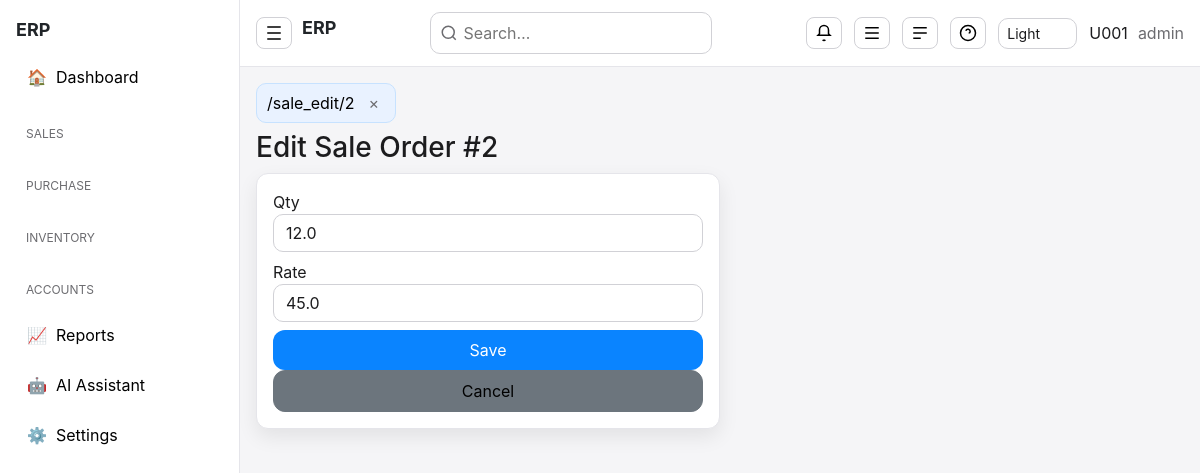
The page /sale_edit/2 (signed in) on the database its author committed.
### tables this page shows
CREATE TABLE sale_orders(
 so_id INTEGER PRIMARY KEY AUTOINCREMENT,
 so_date TEXT,
 acc_id INTEGER,
 item_id INTEGER,
 child_item TEXT,
 qty REAL,
 rate REAL,
 supplied_qty REAL DEFAULT 0,
 amount REAL,
 user_code TEXT
, status TEXT DEFAULT 'OPEN');

### app.py (the view, shortened to what this page needs)
@app.route("/sale_edit/<int:id>", methods=["GET","POST"])
def sale_edit(id):
    if "user" not in session:
        return redirect("/")
    if not can_edit():
        abort(403)
    con = db()
    row = con.execute("""
        SELECT so_id,so_date,acc_id,item_id,qty,rate,supplied_qty,status
        FROM sale_orders WHERE so_id=?
    """, (id,)).fetchone()
    if not row:
        return "Sale Order not found"
    return render_template("sale_edit.html", r=row)

### app.py (called while the page is built)
def db():
    con = getattr(g, "_db", None)
    if con is None:
        con = sqlite3.connect(DB)
        con.row_factory = sqlite3.Row
        g._db = con
    return con

def can_edit():
    return session.get("role") in ["admin","manager"]

### templates/sale_edit.html
{% extends "base.html" %}
{% block content %}
<h3>Edit Sale Order #{{r[0]}}</h3>
<form method="post" class="card p-3 col-6">
<label>Qty</label>
<input name="qty" class="form-control mb-2" value="{{r[4]}}">
<label>Rate</label>
<input name="rate" class="form-control mb-2" value="{{r[5]}}">
<button class="btn btn-primary">Save</button>
<a href="/sale" class="btn btn-secondary">Cancel</a>
</form>
{% endblock %}

### static/css/style.css (style rules this page uses)
body { background:#f5f5f7; font-family: -apple-system,BlinkMacSystemFont, "Segoe UI",Roboto,Ubuntu; }
* { box-sizing:border-box }
body { --center-scale:1 }
.card { background:#ffffff; border-radius:12px; border:1px solid #e5e5ea; box-shadow:0 8px 20px rgba(0,0,0,0.08); color:#1c1c1e; }
.btn { border-radius:12px; padding:8px 16px; }
.btn-primary { background:#0a84ff;border:none }
input, select { background:#ffffff !important; color:#1c1c1e !important; border-radius:10px !important; border:1px solid #d1d1d6 !important; }
a { color:#0a84ff;text-decoration:none }
h1,h2,h3 { color:#1c1c1e }
form { background:#ffffff; padding:20px; border-radius:12px; box-shadow:0 8px 20px rgba(0,0,0,0.08); }
html:not([data-theme="dark"]) a { color:#000 !important }

### rows shown on the page
sale_orders: so_id "2", qty "12.0", rate "45.0"

### other values the page prints
{{ session.user or '' }} "U001"
{{ session.role or '' }} "admin"
